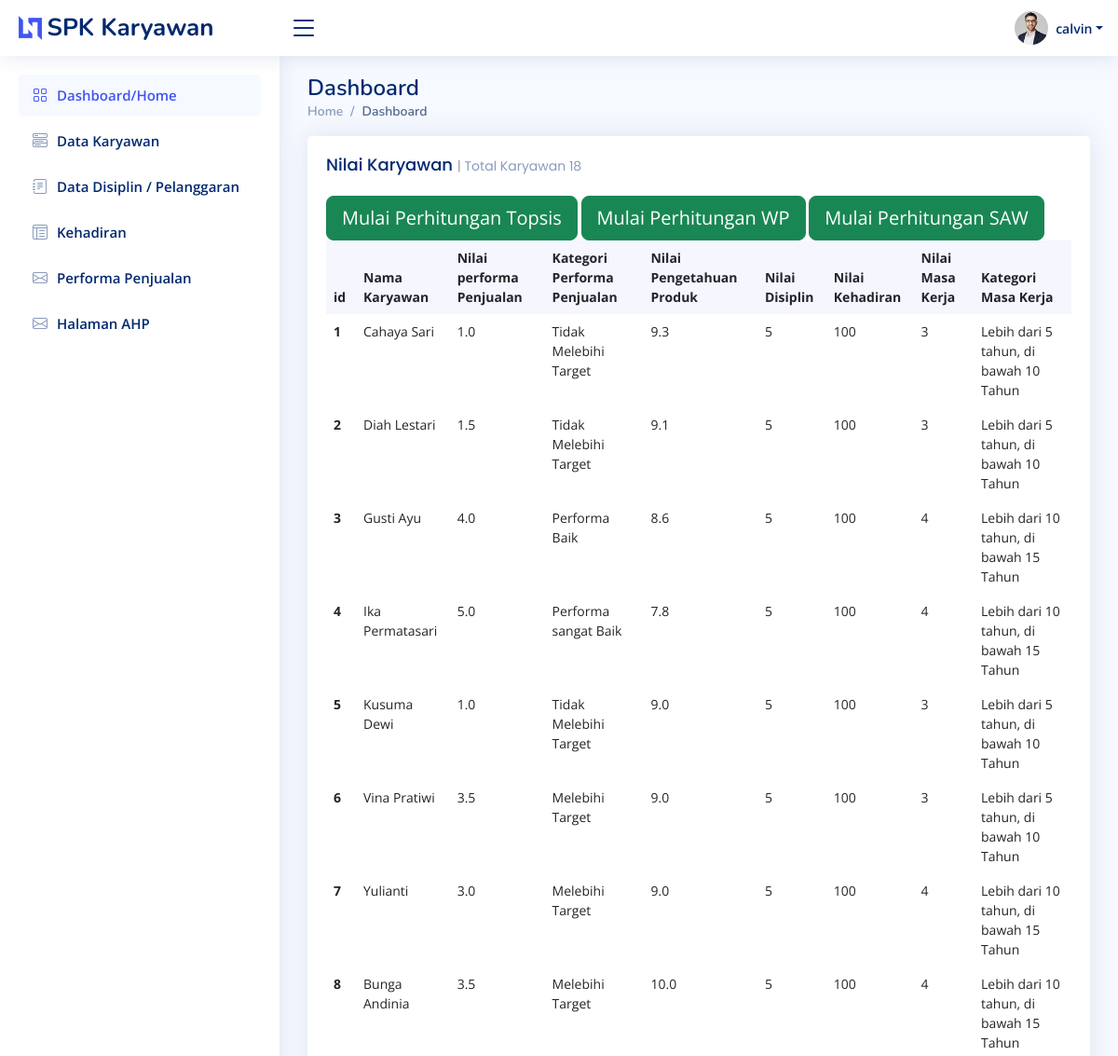
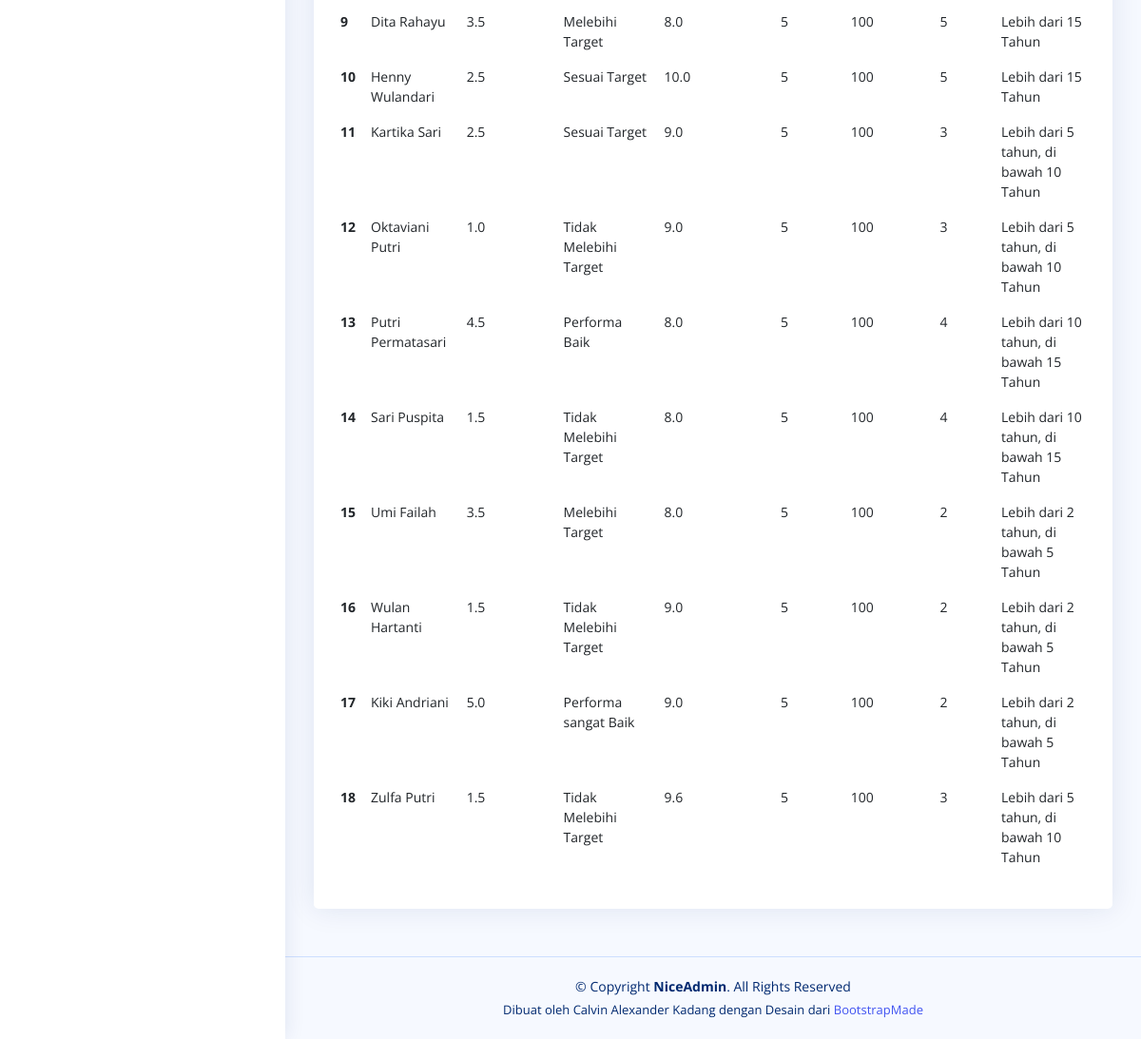
/ (signed in), run on the app's committed database (2 pictures, top to bottom).
### base/models.py (models this page shows, shortened)
class User(AbstractUser):
    nama = models.CharField(max_length=200, null=True)
    email = models.EmailField(unique=True, null=True)
    brand = models.CharField(max_length=200, null=True)
    tgl_masuk = models.DateTimeField(null=True)
    hari_ini = models.DateTimeField(auto_now=True)
    nilai_pengetahuan_produk = models.DecimalField(null=True, blank=False, max_digits=7, decimal_places=4)
    deskripsi_pengetahuan_produk = models.CharField(max_length=200, null=True, blank=True)
    def __str__(self):
        return f'{self.nama}'

class Penilaian(models.Model):
    nama = models.ForeignKey(User, on_delete=models.CASCADE)
    nilai_performa_penjualan = models.DecimalField(null=True, blank=False, max_digits=10,decimal_places=4)
    nilai_pengetahuan_produk = models.DecimalField(null=True, blank=False, max_digits=10, decimal_places=4)
    nilai_disiplin = models.DecimalField(null=True, blank=False, max_digits=10, decimal_places=4)
    nilai_kehadiran = models.DecimalField(null=True, blank=False, max_digits=10, decimal_places=4)
    nilai_masa_kerja = models.DecimalField(null=True, blank=False, max_digits=10, decimal_places=4)
    bulan_penilaian = MonthField("Month Value", help_text="some help...", default='2023-05')

### base/views.py (the view)
# urls.py: 2. Add a URL to urlpatterns:  path('', views.home, name='home')
@login_required(login_url='login')
def home(request):
    page = 'home'
    penilaian = Penilaian.objects.all()
    for p in penilaian:
        years, months = divmod(p.nilai_masa_kerja, 12)
        p.years = years
        p.months = months
    if Nilai_Ahp.objects.exclude(nama_kriteria__isnull=False).exists():
        nilai_ahp_ada = 'No'
    elif Nilai_Ahp.objects.exclude(value_kriteria__isnull=False).exists():
        nilai_ahp_ada = 'No'
    elif Nilai_Ahp.objects.exists():
        nilai_ahp_ada = 'Yes'
    else:
        nilai_ahp_ada = 'No'
    context = {
        'penilaian': penilaian,
        'nilai_ahp_ada': nilai_ahp_ada,
        'page': page
    }
    return render(request, 'base/home.html', context)

### base/templates/base/home.html (shortened to what this page needs)
{% extends 'main.html' %}
{% load static %}
{% load mathfilters %}
{% block content %}
    <main id="main" class="main">
        <div class="pagetitle">
            <h1>Dashboard</h1>
            <nav>
                <ol class="breadcrumb">
                    <li class="breadcrumb-item"><a href="{% url 'home' %}">Home</a></li>
                    <li class="breadcrumb-item active">Dashboard</li>
                </ol>
            </nav>
        </div>
        <section class="section dashboard">
            <div class="row">
                <div class="">
                    <div class="row">
                        <div class="col-12">
                            <div class="card recent-sales overflow-auto">
                                <div class="card-body">
                                    <h5 class="card-title">Nilai Karyawan <span>| Total Karyawan 18</span></h5>
                                    {% if nilai_ahp_ada == 'Yes' %}
                                        <a type="button" id="myButton"class="btn btn-success btn-lg">Mulai Perhitungan Topsis</a>
                                        <a type="button" id="wowButton" class="btn btn-success btn-lg">Mulai Perhitungan WP</a>
                                        <a type="button" id="haButton" class="btn btn-success btn-lg">Mulai Perhitungan SAW</a>
                                    {% else %}
                                        <h4 style="color:red"> Belum dapat dilakukan Perhitungan karena Nama Kriteria dan/atau Nilai AHP belum ditentukan, Pergi ke Halaman AHP</h4>
                                    {% endif %}
                                    <table class="table table-borderless datatable">
                                        <thead>
                                            <tr>
                                                <th scope="col">id</th>
                                                <th scope="col">Nama Karyawan</th>
                                                <th scope="col">Nilai performa Penjualan</th>
                                                <th scope="col">Kategori Performa Penjualan</th>
                                                <th scope="col">Nilai Pengetahuan Produk</th>
                                                <th scope="col">Nilai Disiplin</th>
                                                <th scope="col">Nilai Kehadiran</th>
                                                <th scope="col">Nilai Masa Kerja</th>
                                                <th scope="col">Kategori Masa Kerja</th>
                                            </tr>
                                        </thead>
                                        <tbody>
                                            {% for penilaian in penilaian %}
                                            <tr>
                                                <th scope="row">{{ penilaian.id }}</th>
                                                <td>{{ penilaian.nama }}</td>
                                                <td>{{ penilaian.nilai_performa_penjualan|floatformat:"1" }}</td>
                                                {% if penilaian.nilai_performa_penjualan < 0 %}
                                                <td>
                                                    Nilai SALAH !!
                                                </td>
                                                {% elif penilaian.nilai_performa_penjualan == 0 and penilaian.nilai_performa_penjualan < 1 %}
                                                <td>
                                                    Performa Buruk
                                                </td>
                                                {% elif penilaian.nilai_performa_penjualan >= 1 and penilaian.nilai_performa_penjualan < 2 %}
                                                <td>
                                                    Tidak Melebihi Target
                                                </td>
                                                {% elif penilaian.nilai_performa_penjualan >= 2 and penilaian.nilai_performa_penjualan < 3 %}
                                                <td>
                                                    Sesuai Target
                                                </td>
                                                {% elif penilaian.nilai_performa_penjualan >= 3 and penilaian.nilai_performa_penjualan < 4 %}
                                                <td>
                                                    Melebihi Target
                                                </td>
                                                {% elif penilaian.nilai_performa_penjualan >= 4 and penilaian.nilai_performa_penjualan < 5 %}
                                                <td>
                                                    Performa Baik
                                                </td>
                                                {% elif penilaian.nilai_performa_penjualan == 5 %}
                                                <td>
                                                    Performa sangat Baik
                                                </td>
                                                {% elif penilaian.nilai_performa_penjualan > 6 %}
                                                <td>
                                                    Nilai SALAH !!
                                                </td>
                                                {% endif %}
                                                <td>{{ penilaian.nilai_pengetahuan_produk|floatformat:"1" }}</td>
                                                <td>{{ penilaian.nilai_disiplin|floatformat:"0" }}</td>
                                                <td>{{ penilaian.nilai_kehadiran|floatformat:"0" }}</td>
                                                <td>{{ penilaian.nilai_masa_kerja|floatformat:"0" }}</td>
                                                {% if penilaian.nilai_masa_kerja == 0 %}
                                                    <td>
                                                        Kurang dari 1 Tahun
                                                    </td>
                                                    {% elif penilaian.nilai_masa_kerja == 1%}
                                                    <td>
                                                        Lebih dari 1 Tahun, di bawah 2 Tahun
                                                    </td>
                                                    {% elif penilaian.nilai_masa_kerja == 2 %}
                                                    <td>
                                                        Lebih dari 2 tahun, di bawah 5 Tahun
                                                    </td>
                                                    {% elif penilaian.nilai_masa_kerja == 3 %}
                                                    <td>
                                                        Lebih dari 5 tahun, di bawah 10 Tahun
                                                    </td>
                                                    {% elif penilaian.nilai_masa_kerja == 4 %}
                                                    <td>
                                                        Lebih dari 10 tahun, di bawah 15 Tahun
                                                    </td>
                                                    {% elif penilaian.nilai_masa_kerja == 5 %}
                                                    <td>
                                                        Lebih dari 15 Tahun
                                                    </td>
                                                {% endif %}
                                            </tr>
                                            {% endfor %}
                                        </tbody>
                                    </table>
                            </div>
                        </div>
                    </div>
                </div>
            </div>
        </section>
    </main>
{% endblock content %}

### templates/navbar.html (shortened to what this page needs)
{% load static %}
<header id="header" class="header fixed-top d-flex align-items-center">
    <div class="d-flex align-items-center justify-content-between">
        {% if request.user.is_staff %}
            <a href="{% url 'home' %}" class="logo d-flex align-items-center">
                <img src="{% static 'assets/img/logo.png'%}" alt="">
                <span class="d-none d-lg-block">SPK Karyawan</span>
            </a>
            <i class="bi bi-list toggle-sidebar-btn"></i>
        {% else %}
                <a href="{% url 'home1' %}" class="logo d-flex align-items-center">
                    <img src="{% static 'assets/img/logo.png'%}" alt="">
                    <span class="d-none d-lg-block">SPK Karyawan</span>
                </a>
                <i class="bi bi-list toggle-sidebar-btn"></i>
        {% endif %}
    </div>
    <nav class="header-nav ms-auto">
        <ul class="d-flex align-items-center">
            <li class="nav-item dropdown pe-3">
                <a class="nav-link nav-profile d-flex align-items-center pe-0" href="#" data-bs-toggle="dropdown">
                    <img src="{% static 'assets/img/profile-img.jpg'%}" alt="Profile" class="rounded-circle">
                    <span class="d-none d-md-block dropdown-toggle ps-2">{{ request.user.username }}</span>
                </a>
            </li>
        </ul>
    </nav>
</header>
<aside id="sidebar" class="sidebar">
    <ul class="sidebar-nav" id="sidebar-nav">
        {% if request.user.is_staff %}
            {% if page == 'home' %}
                <li class="nav-item">
                    <a class="nav-link " href="{% url 'home' %}">
                        <i class="bi bi-grid"></i>
                        <span>Dashboard/Home</span>
                    </a>
                </li>
            {% endif %}
        {% endif %}
        {% if request.user.is_staff %}
            {% if page == 'karyawan' %}
                <li class="nav-item">
                    <a class="nav-link " href="{% url 'data_karyawan' %}">
                        <i class="bi bi-menu-button-wide"></i>
                        <span>Data Karyawan</span>
                    </a>
                </li>
            {% else %}
                <li class="nav-item">
                    <a class="nav-link collapsed" href="{% url 'data_karyawan' %}">
                        <i class="bi bi-menu-button-wide"></i>
                        <span>Data Karyawan</span>
                    </a>
                </li>
            {% endif %}
            {% if page == 'disiplin' %}
                <li class="nav-item">
                    <a class="nav-link " href="{% url 'disiplin' %}">
                        <i class="bi bi-journal-text"></i>
                        <span>Data Disiplin / Pelanggaran</span>
                    </a>
                </li>
            {% else %}
                <li class="nav-item">
                    <a class="nav-link collapsed" href="{% url 'disiplin' %}">
                        <i class="bi bi-journal-text"></i>
                        <span>Data Disiplin / Pelanggaran</span>
                    </a>
                </li>
            {% endif %}
            {% if page == 'kehadiran' %}
                <li class="nav-item">
                    <a class="nav-link " href="{% url 'kehadiran' %}">
                        <i class="bi bi-layout-text-window-reverse"></i>
                        <span>Kehadiran</span>
                    </a>
                </li>
            {% else %}
                <li class="nav-item">
                    <a class="nav-link collapsed" href="{% url 'kehadiran' %}">
                        <i class="bi bi-layout-text-window-reverse"></i>
                        <span>Kehadiran</span>
                    </a>
                </li>
            {% endif %}
            {% if page == 'performa_penjualan' %}
                <li class="nav-item">
                    <a class="nav-link " href="{% url 'performapenjualan' %}">
                        <i class="bi bi-envelope"></i>
                        <span>Performa Penjualan</span>
                    </a>
                </li>
            {% else %}
                <li class="nav-item">
                    <a class="nav-link collapsed" href="{% url 'performapenjualan' %}">
                        <i class="bi bi-envelope"></i>
                        <span>Performa Penjualan</span>
                    </a>
                </li>
            {% endif %}
            {% if page == 'ahp' %}
            <li class="nav-item">
                <a class="nav-link " href="{% url 'nilai_ahp' %}">
                    <i class="bi bi-envelope"></i>
                    <span>Halaman AHP</span>
                </a>
            </li>
            {% else %}
            <li class="nav-item">
                <a class="nav-link collapsed" href="{% url 'nilai_ahp' %}">
                    <i class="bi bi-envelope"></i>
                    <span>Halaman AHP</span>
                </a>
            </li>
            {% endif %}
        {% endif %}
    </ul>
</aside>

### data on the page
User: user.username "calvin"
Penilaian: id "1", nama "Cahaya Sari", nilai_performa_penjualan "1.0", shows "Tidak Melebihi Target", nilai_pengetahuan_produk "9.3", nilai_disiplin "5", nilai_kehadiran "100", nilai_masa_kerja "3", shows "Lebih dari 5 tahun, di bawah 10 Tahun"
Penilaian: id "2", nama "Diah Lestari", nilai_performa_penjualan "1.5", shows "Tidak Melebihi Target", nilai_pengetahuan_produk "9.1", nilai_disiplin "5", nilai_kehadiran "100", nilai_masa_kerja "3", shows "Lebih dari 5 tahun, di bawah 10 Tahun"
Penilaian: id "3", nama "Gusti Ayu", nilai_performa_penjualan "4.0", shows "Performa Baik", nilai_pengetahuan_produk "8.6", nilai_disiplin "5", nilai_kehadiran "100", nilai_masa_kerja "4", shows "Lebih dari 10 tahun, di bawah 15 Tahun"
Penilaian: id "4", nama "Ika Permatasari", nilai_performa_penjualan "5.0", shows "Performa sangat Baik", nilai_pengetahuan_produk "7.8", nilai_disiplin "5", nilai_kehadiran "100", nilai_masa_kerja "4", shows "Lebih dari 10 tahun, di bawah 15 Tahun"
Penilaian: id "5", nama "Kusuma Dewi", nilai_performa_penjualan "1.0", shows "Tidak Melebihi Target", nilai_pengetahuan_produk "9.0", nilai_disiplin "5", nilai_kehadiran "100", nilai_masa_kerja "3", shows "Lebih dari 5 tahun, di bawah 10 Tahun"
Penilaian: id "6", nama "Vina Pratiwi", nilai_performa_penjualan "3.5", shows "Melebihi Target", nilai_pengetahuan_produk "9.0", nilai_disiplin "5", nilai_kehadiran "100", nilai_masa_kerja "3", shows "Lebih dari 5 tahun, di bawah 10 Tahun"
Penilaian: id "7", nama "Yulianti", nilai_performa_penjualan "3.0", shows "Melebihi Target", nilai_pengetahuan_produk "9.0", nilai_disiplin "5", nilai_kehadiran "100", nilai_masa_kerja "4", shows "Lebih dari 10 tahun, di bawah 15 Tahun"
Penilaian: id "8", nama "Bunga Andinia", nilai_performa_penjualan "3.5", shows "Melebihi Target", nilai_pengetahuan_produk "10.0", nilai_disiplin "5", nilai_kehadiran "100", nilai_masa_kerja "4", shows "Lebih dari 10 tahun, di bawah 15 Tahun"
Penilaian: id "9", nama "Dita Rahayu", nilai_performa_penjualan "3.5", shows "Melebihi Target", nilai_pengetahuan_produk "8.0", nilai_disiplin "5", nilai_kehadiran "100", nilai_masa_kerja "5", shows "Lebih dari 15 Tahun"
Penilaian: id "10", nama "Henny Wulandari", nilai_performa_penjualan "2.5", shows "Sesuai Target", nilai_pengetahuan_produk "10.0", nilai_disiplin "5", nilai_kehadiran "100", nilai_masa_kerja "5", shows "Lebih dari 15 Tahun"
Penilaian: id "11", nama "Kartika Sari", nilai_performa_penjualan "2.5", shows "Sesuai Target", nilai_pengetahuan_produk "9.0", nilai_disiplin "5", nilai_kehadiran "100", nilai_masa_kerja "3", shows "Lebih dari 5 tahun, di bawah 10 Tahun"
Penilaian: id "12", nama "Oktaviani Putri", nilai_performa_penjualan "1.0", shows "Tidak Melebihi Target", nilai_pengetahuan_produk "9.0", nilai_disiplin "5", nilai_kehadiran "100", nilai_masa_kerja "3", shows "Lebih dari 5 tahun, di bawah 10 Tahun"
Penilaian: id "13", nama "Putri Permatasari", nilai_performa_penjualan "4.5", shows "Performa Baik", nilai_pengetahuan_produk "8.0", nilai_disiplin "5", nilai_kehadiran "100", nilai_masa_kerja "4", shows "Lebih dari 10 tahun, di bawah 15 Tahun"
Penilaian: id "14", nama "Sari Puspita", nilai_performa_penjualan "1.5", shows "Tidak Melebihi Target", nilai_pengetahuan_produk "8.0", nilai_disiplin "5", nilai_kehadiran "100", nilai_masa_kerja "4", shows "Lebih dari 10 tahun, di bawah 15 Tahun"
Penilaian: id "15", nama "Umi Failah", nilai_performa_penjualan "3.5", shows "Melebihi Target", nilai_pengetahuan_produk "8.0", nilai_disiplin "5", nilai_kehadiran "100", nilai_masa_kerja "2", shows "Lebih dari 2 tahun, di bawah 5 Tahun"
Penilaian: id "16", nama "Wulan Hartanti", nilai_performa_penjualan "1.5", shows "Tidak Melebihi Target", nilai_pengetahuan_produk "9.0", nilai_disiplin "5", nilai_kehadiran "100", nilai_masa_kerja "2", shows "Lebih dari 2 tahun, di bawah 5 Tahun"
Penilaian: id "17", nama "Kiki Andriani", nilai_performa_penjualan "5.0", shows "Performa sangat Baik", nilai_pengetahuan_produk "9.0", nilai_disiplin "5", nilai_kehadiran "100", nilai_masa_kerja "2", shows "Lebih dari 2 tahun, di bawah 5 Tahun"
Penilaian: id "18", nama "Zulfa Putri", nilai_performa_penjualan "1.5", shows "Tidak Melebihi Target", nilai_pengetahuan_produk "9.6", nilai_disiplin "5", nilai_kehadiran "100", nilai_masa_kerja "3", shows "Lebih dari 5 tahun, di bawah 10 Tahun"
